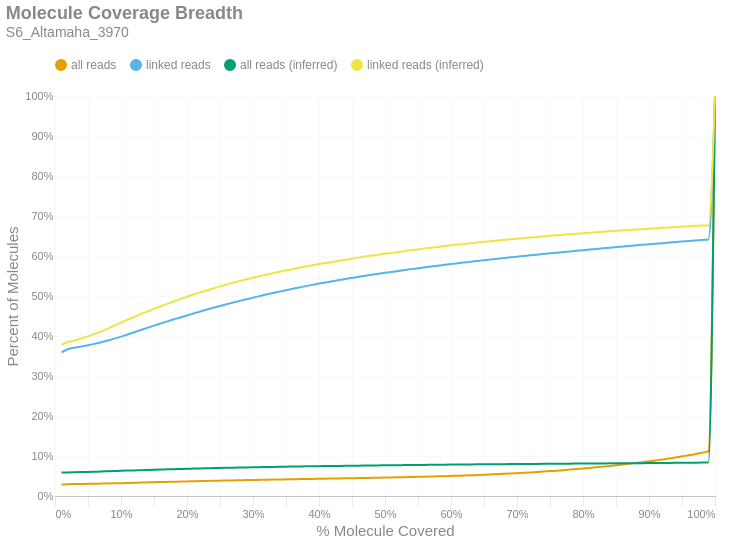

Here is the notebook cell this chart was saved with:
### Markdown cell above
### Molecule Read Coverage
This chart shows molecule coverage breadth as computed by the number of bases aligned to that molecule. In other words, "*how much of each unique long molecule is actually sequenced/aligned?*" Keep in mind there is a distinction between sequences and alignments, since some sequences belonging to a particular molecule may not align well and wouldn't appear in the alignment data. This chart also shows molecule coverage breadth as computed by the *inferred fragment* from which the aligned sequences originate. Unlike read coverage, this calculation takes into account the total insert size, including unsequenced gaps between the forward and reverse reads. Like the previous figures, these are cumulative percents.

### Code cell
if SKIPLR:
    print_html(f"Skipped")
else:
    binned_df = consolidated_hist(valids['coverage_bp'], mask, 0.01, True)
    binned_df_inf = consolidated_hist(valids['coverage_inserts'], mask, 0.01, True)
    binned_df = binned_df.with_columns(pl.lit(binned_df_inf['all reads (cumsum)']).alias('all reads (inferred)'))
    binned_df = binned_df.with_columns(pl.lit(binned_df_inf['linked reads (cumsum)']).alias('linked reads (inferred)'))
    binned_df = binned_df.with_columns(
        (pl.col('bin').cast(pl.Float64) + 0.01).alias('right_edge')
    )

    with SafeRender(binned_df):
        (
            density_plot(binned_df, 'Molecule Coverage Breadth', samplename, 'molcov', ['all reads (inferred)','linked reads (inferred)'])
            .encode(
                #x=alt.X('bin:Q', title="% Molecule Covered").axis(format = '%').scale(padding=0),
                x=alt.X('right_edge:Q', title="% Molecule Covered").axis(format='%').scale(padding=0),
                y=alt.Y('value:Q', title='Percent of Molecules')
                    .axis(format='%')
                    .stack(False)
                    .scale(domainMin=0, padding=0),
                color=alt.Color("key:N").scale(domain = ["all reads", "linked reads", "all reads (inferred)", "linked reads (inferred)"]),
                tooltip = [
                    alt.Tooltip("key:N", title = "Data Type"),
                    alt.Tooltip("range_label:N", title="% Molecule Covered"),
                    alt.Tooltip("value:Q", format = ".2%", title="% Molecules")
                ]
            )
        ).display()

### Figure 1 — Vega-Lite specification as saved in the notebook (floating-point values rounded to 4 significant figures)
{"width": "container", "height": 400, "config": {"title": {"anchor": "start", "dy": -15, "fontSize": 18, "color": "#888888", "subtitleColor": "#888888", "subtitleFontSize": 14}, "arc": {"fill": "#0072B2"}, "axis": {"domainColor": "#888888", "domainWidth": 0.5, "gridWidth": 0.2, "grid": false, "titleFontWeight": 400, "titleFontSize": 15, "labelFontSize": 11, "labelColor": "#888888", "tickColor": "#888888", "tickWidth": 0.2, "titleColor": "#888888"}, "axisBand": {"grid": false}, "axisX": {"grid": true, "tickSize": 10, "domainCap": "round"}, "axisY": {"domain": false, "grid": true, "tickSize": 0, "domainCap": "round"}, "background": "transparent", "header": {"labelFontSize": 15, "labelColor": "#888888", "titleFontSize": 15, "titleFontWeight": 600, "titleColor": "#888888"}, "legend": {"labelFont": "sans-serif", "labelFontSize": 12, "labelColor": "#888888", "symbolSize": 100, "symbolType": "circle", "titleFontSize": 12, "titlePadding": 10, "titleColor": "#888888", "title": null, "orient": "top"}, "range": {"category": ["#E69F00", "#56B4E9", "#009E73", "#F0E442", "#0072B2", "#D55E00", "#CC79A7", "#000000"], "diverging": ["#cfe8f3", "#a2d4ec", "#73bfe2", "#46abdb", "#1696d2", "#12719e"]}, "area": {"fill": "#0072B2", "fillOpacity": 0.7, "line": true, "strokeOpacity": 0.7}, "line": {"color": "#0072B2", "stroke": "#0072B2", "strokeWidth": 2}, "trail": {"color": "#0072B2", "stroke": "#0072B2", "strokeWidth": 0, "size": 1}, "point": {"filled": true, "fillOpacity": 1.0, "size": 95}, "text": {"color": "#888888", "fontSize": 11, "align": "right", "fontWeight": 400, "size": 11}, "bar": {"fill": "#0072B2", "stroke": null}, "view": {"stroke": null, "continuousWidth": 660, "continuousHeight": 400}}, "data": {"name": "data-2b801f82ad683d34e4ba505c1c2d96f1"}, "mark": {"type": "line", "interpolate": "monotone", "point": {"opacity": 0, "size": 275}}, "encoding": {"color": {"field": "key", "scale": {"domain": ["all reads", "linked reads", "all reads (inferred)", "linked reads (inferred)"]}, "type": "nominal"}, "tooltip": [{"field": "key", "title": "Data Type", "type": "nominal"}, {"field": "range_label", "title": "% Molecule Covered", "type": "nominal"}, {"field": "value", "format": ".2%", "title": "% Molecules", "type": "quantitative"}], "x": {"axis": {"format": "%"}, "field": "right_edge", "scale": {"padding": 0}, "title": "% Molecule Covered", "type": "quantitative"}, "y": {"axis": {"format": "%"}, "field": "value", "scale": {"domainMin": 0, "padding": 0}, "stack": false, "title": "Percent of Molecules", "type": "quantitative"}}, "params": [{"name": "param_c36ac31b6afebe62", "select": {"type": "point", "fields": ["key"]}, "bind": "legend"}], "title": {"text": "Molecule Coverage Breadth", "subtitle": "S6_Altamaha_3970"}, "transform": [{"fold": ["all reads (cumsum)", "linked reads (cumsum)", "all reads (inferred)", "linked reads (inferred)"]}, {"calculate": "replace(datum.key, ' (cumsum)', '')", "as": "key"}, {"filter": {"param": "param_c36ac31b6afebe62"}}], "usermeta": {"embedOptions": {"downloadFileName": "S6_Altamaha_3970.molcov"}}, "$schema": "https://vega.github.io/schema/vega-lite/v6.1.0.json", "datasets": {"data-2b801f82ad683d34e4ba505c1c2d96f1": [{"bin": "0.0", "interval": "0.0-0.01", "all reads": 0.02881, "linked reads": 0.3591, "all reads (cumsum)": 0.02881, "linked reads (cumsum)": 0.3591, "range_label": "0.0-0.01", "all reads (inferred)": 0.05848, "linked reads (inferred)": 0.378, "right_edge": 0.01}, {"bin": "0.01", "interval": "0.01-0.02", "all reads": 0.000705, "linked reads": 0.008333, "all reads (cumsum)": 0.02951, "linked reads (cumsum)": 0.3675, "range_label": "0.01-0.02", "all reads (inferred)": 0.05904, "linked reads (inferred)": 0.3849, "right_edge": 0.02}, {"bin": "0.02", "interval": "0.02-0.03", "all reads": 0.0003131, "linked reads": 0.003543, "all reads (cumsum)": 0.02982, "linked reads (cumsum)": 0.371, "range_label": "0.02-0.03", "all reads (inferred)": 0.05938, "linked reads (inferred)": 0.3891, "right_edge": 0.03}, {"bin": "0.03", "interval": "0.03-0.04", "all reads": 0.0002507, "linked reads": 0.002833, "all reads (cumsum)": 0.03007, "linked reads (cumsum)": 0.3738, "range_label": "0.03-0.04", "all reads (inferred)": 0.05975, "linked reads (inferred)": 0.3938, "right_edge": 0.04}, {"bin": "0.04", "interval": "0.04-0.05", "all reads": 0.0002617, "linked reads": 0.003006, "all reads (cumsum)": 0.03034, "linked reads (cumsum)": 0.3769, "range_label": "0.04-0.05", "all reads (inferred)": 0.06018, "linked reads (inferred)": 0.3991, "right_edge": 0.05}, {"bin": "0.05", "interval": "0.05-0.06", "all reads": 0.0002966, "linked reads": 0.003413, "all reads (cumsum)": 0.03063, "linked reads (cumsum)": 0.3803, "range_label": "0.05-0.06", "all reads (inferred)": 0.06068, "linked reads (inferred)": 0.4052, "right_edge": 0.06}, {"bin": "0.06", "interval": "0.06-0.07", "all reads": 0.0003429, "linked reads": 0.004106, "all reads (cumsum)": 0.03098, "linked reads (cumsum)": 0.3844, "range_label": "0.06-0.07", "all reads (inferred)": 0.06118, "linked reads (inferred)": 0.4114, "right_edge": 0.07}, {"bin": "0.07", "interval": "0.07-0.08", "all reads": 0.0003607, "linked reads": 0.004348, "all reads (cumsum)": 0.03134, "linked reads (cumsum)": 0.3887, "range_label": "0.07-0.08", "all reads (inferred)": 0.06175, "linked reads (inferred)": 0.4185, "right_edge": 0.08}, {"bin": "0.08", "interval": "0.08-0.09", "all reads": 0.0003886, "linked reads": 0.004704, "all reads (cumsum)": 0.03173, "linked reads (cumsum)": 0.3934, "range_label": "0.08-0.09", "all reads (inferred)": 0.06234, "linked reads (inferred)": 0.4259, "right_edge": 0.09}, {"bin": "0.09", "interval": "0.09-0.1", "all reads": 0.0004154, "linked reads": 0.005015, "all reads (cumsum)": 0.03214, "linked reads (cumsum)": 0.3984, "range_label": "0.09-0.1", "all reads (inferred)": 0.06294, "linked reads (inferred)": 0.4335, "right_edge": 0.1}, {"bin": "0.1", "interval": "0.1-0.11", "all reads": 0.0004443, "linked reads": 0.005444, "all reads (cumsum)": 0.03259, "linked reads (cumsum)": 0.4039, "range_label": "0.1-0.11", "all reads (inferred)": 0.06352, "linked reads (inferred)": 0.4408, "right_edge": 0.11}, {"bin": "0.11", "interval": "0.11-0.12", "all reads": 0.0004459, "linked reads": 0.005492, "all reads (cumsum)": 0.03303, "linked reads (cumsum)": 0.4094, "range_label": "0.11-0.12", "all reads (inferred)": 0.06406, "linked reads (inferred)": 0.4476, "right_edge": 0.12}, {"bin": "0.12", "interval": "0.12-0.13", "all reads": 0.0004547, "linked reads": 0.005579, "all reads (cumsum)": 0.03349, "linked reads (cumsum)": 0.415, "range_label": "0.12-0.13", "all reads (inferred)": 0.06462, "linked reads (inferred)": 0.4546, "right_edge": 0.13}, {"bin": "0.13", "interval": "0.13-0.14", "all reads": 0.0004483, "linked reads": 0.005462, "all reads (cumsum)": 0.03393, "linked reads (cumsum)": 0.4204, "range_label": "0.13-0.14", "all reads (inferred)": 0.06515, "linked reads (inferred)": 0.4612, "right_edge": 0.14}, {"bin": "0.14", "interval": "0.14-0.15", "all reads": 0.0004533, "linked reads": 0.005618, "all reads (cumsum)": 0.03439, "linked reads (cumsum)": 0.426, "range_label": "0.14-0.15", "all reads (inferred)": 0.06567, "linked reads (inferred)": 0.4678, "right_edge": 0.15}, {"bin": "0.15", "interval": "0.15-0.16", "all reads": 0.0004218, "linked reads": 0.005228, "all reads (cumsum)": 0.03481, "linked reads (cumsum)": 0.4313, "range_label": "0.15-0.16", "all reads (inferred)": 0.06619, "linked reads (inferred)": 0.4744, "right_edge": 0.16}, {"bin": "0.16", "interval": "0.16-0.17", "all reads": 0.0004225, "linked reads": 0.005223, "all reads (cumsum)": 0.03523, "linked reads (cumsum)": 0.4365, "range_label": "0.16-0.17", "all reads (inferred)": 0.06665, "linked reads (inferred)": 0.4802, "right_edge": 0.17}, {"bin": "0.17", "interval": "0.17-0.18", "all reads": 0.0004231, "linked reads": 0.005219, "all reads (cumsum)": 0.03565, "linked reads (cumsum)": 0.4417, "range_label": "0.17-0.18", "all reads (inferred)": 0.06714, "linked reads (inferred)": 0.4864, "right_edge": 0.18}, {"bin": "0.18", "interval": "0.18-0.19", "all reads": 0.0003694, "linked reads": 0.004578, "all reads (cumsum)": 0.03602, "linked reads (cumsum)": 0.4463, "range_label": "0.18-0.19", "all reads (inferred)": 0.06761, "linked reads (inferred)": 0.4923, "right_edge": 0.19}, {"bin": "0.19", "interval": "0.19-0.2", "all reads": 0.0004147, "linked reads": 0.005111, "all reads (cumsum)": 0.03644, "linked reads (cumsum)": 0.4514, "range_label": "0.19-0.2", "all reads (inferred)": 0.06809, "linked reads (inferred)": 0.4983, "right_edge": 0.2}, {"bin": "0.2", "interval": "0.2-0.21", "all reads": 0.0003933, "linked reads": 0.004899, "all reads (cumsum)": 0.03683, "linked reads (cumsum)": 0.4563, "range_label": "0.2-0.21", "all reads (inferred)": 0.06851, "linked reads (inferred)": 0.5036, "right_edge": 0.21}, {"bin": "0.21", "interval": "0.21-0.22", "all reads": 0.0004097, "linked reads": 0.005024, "all reads (cumsum)": 0.03724, "linked reads (cumsum)": 0.4613, "range_label": "0.21-0.22", "all reads (inferred)": 0.06894, "linked reads (inferred)": 0.509, "right_edge": 0.22}, {"bin": "0.22", "interval": "0.22-0.23", "all reads": 0.0003819, "linked reads": 0.004738, "all reads (cumsum)": 0.03762, "linked reads (cumsum)": 0.4661, "range_label": "0.22-0.23", "all reads (inferred)": 0.06932, "linked reads (inferred)": 0.5138, "right_edge": 0.23}, {"bin": "0.23", "interval": "0.23-0.24", "all reads": 0.0003624, "linked reads": 0.004452, "all reads (cumsum)": 0.03799, "linked reads (cumsum)": 0.4705, "range_label": "0.23-0.24", "all reads (inferred)": 0.06972, "linked reads (inferred)": 0.5189, "right_edge": 0.24}, {"bin": "0.24", "interval": "0.24-0.25", "all reads": 0.0003543, "linked reads": 0.004353, "all reads (cumsum)": 0.03834, "linked reads (cumsum)": 0.4749, "range_label": "0.24-0.25", "all reads (inferred)": 0.07013, "linked reads (inferred)": 0.524, "right_edge": 0.25}, {"bin": "0.25", "interval": "0.25-0.26", "all reads": 0.0003657, "linked reads": 0.00453, "all reads (cumsum)": 0.03871, "linked reads (cumsum)": 0.4794, "range_label": "0.25-0.26", "all reads (inferred)": 0.07049, "linked reads (inferred)": 0.5285, "right_edge": 0.26}, {"bin": "0.26", "interval": "0.26-0.27", "all reads": 0.0003433, "linked reads": 0.004232, "all reads (cumsum)": 0.03905, "linked reads (cumsum)": 0.4836, "range_label": "0.26-0.27", "all reads (inferred)": 0.07086, "linked reads (inferred)": 0.5332, "right_edge": 0.27}, {"bin": "0.27", "interval": "0.27-0.28", "all reads": 0.0003463, "linked reads": 0.00424, "all reads (cumsum)": 0.0394, "linked reads (cumsum)": 0.4879, "range_label": "0.27-0.28", "all reads (inferred)": 0.0712, "linked reads (inferred)": 0.5375, "right_edge": 0.28}, {"bin": "0.28", "interval": "0.28-0.29", "all reads": 0.0003332, "linked reads": 0.00405, "all reads (cumsum)": 0.03973, "linked reads (cumsum)": 0.4919, "range_label": "0.28-0.29", "all reads (inferred)": 0.07153, "linked reads (inferred)": 0.5417, "right_edge": 0.29}, {"bin": "0.29", "interval": "0.29-0.3", "all reads": 0.0003359, "linked reads": 0.004058, "all reads (cumsum)": 0.04006, "linked reads (cumsum)": 0.496, "range_label": "0.29-0.3", "all reads (inferred)": 0.07185, "linked reads (inferred)": 0.5456, "right_edge": 0.3}, {"bin": "0.3", "interval": "0.3-0.31", "all reads": 0.0003127, "linked reads": 0.003681, "all reads (cumsum)": 0.04038, "linked reads (cumsum)": 0.4997, "range_label": "0.3-0.31", "all reads (inferred)": 0.07215, "linked reads (inferred)": 0.5494, "right_edge": 0.31}, {"bin": "0.31", "interval": "0.31-0.32", "all reads": 0.0003325, "linked reads": 0.004037, "all reads (cumsum)": 0.04071, "linked reads (cumsum)": 0.5037, "range_label": "0.31-0.32", "all reads (inferred)": 0.07246, "linked reads (inferred)": 0.5534, "right_edge": 0.32}, {"bin": "0.32", "interval": "0.32-0.33", "all reads": 0.0003141, "linked reads": 0.003742, "all reads (cumsum)": 0.04102, "linked reads (cumsum)": 0.5074, "range_label": "0.32-0.33", "all reads (inferred)": 0.07275, "linked reads (inferred)": 0.557, "right_edge": 0.33}, {"bin": "0.33", "interval": "0.33-0.34", "all reads": 0.000296, "linked reads": 0.003482, "all reads (cumsum)": 0.04132, "linked reads (cumsum)": 0.5109, "range_label": "0.33-0.34", "all reads (inferred)": 0.07303, "linked reads (inferred)": 0.5605, "right_edge": 0.34}, {"bin": "0.34", "interval": "0.34-0.35", "all reads": 0.0002993, "linked reads": 0.003426, "all reads (cumsum)": 0.04162, "linked reads (cumsum)": 0.5143, "range_label": "0.34-0.35", "all reads (inferred)": 0.0733, "linked reads (inferred)": 0.5639, "right_edge": 0.35}, {"bin": "0.35", "interval": "0.35-0.36", "all reads": 0.000302, "linked reads": 0.003543, "all reads (cumsum)": 0.04192, "linked reads (cumsum)": 0.5179, "range_label": "0.35-0.36", "all reads (inferred)": 0.07357, "linked reads (inferred)": 0.5673, "right_edge": 0.36}, {"bin": "0.36", "interval": "0.36-0.37", "all reads": 0.0002986, "linked reads": 0.003452, "all reads (cumsum)": 0.04222, "linked reads (cumsum)": 0.5213, "range_label": "0.36-0.37", "all reads (inferred)": 0.07383, "linked reads (inferred)": 0.5705, "right_edge": 0.37}, {"bin": "0.37", "interval": "0.37-0.38", "all reads": 0.0002983, "linked reads": 0.003396, "all reads (cumsum)": 0.04252, "linked reads (cumsum)": 0.5247, "range_label": "0.37-0.38", "all reads (inferred)": 0.07409, "linked reads (inferred)": 0.5738, "right_edge": 0.38}, {"bin": "0.38", "interval": "0.38-0.39", "all reads": 0.0002795, "linked reads": 0.003092, "all reads (cumsum)": 0.0428, "linked reads (cumsum)": 0.5278, "range_label": "0.38-0.39", "all reads (inferred)": 0.07433, "linked reads (inferred)": 0.5768, "right_edge": 0.39}, {"bin": "0.39", "interval": "0.39-0.4", "all reads": 0.0002933, "linked reads": 0.003201, "all reads (cumsum)": 0.04309, "linked reads (cumsum)": 0.531, "range_label": "0.39-0.4", "all reads (inferred)": 0.07458, "linked reads (inferred)": 0.5798, "right_edge": 0.4}, {"bin": "0.4", "interval": "0.4-0.41", "all reads": 0.0002792, "linked reads": 0.002937, "all reads (cumsum)": 0.04337, "linked reads (cumsum)": 0.534, "range_label": "0.4-0.41", "all reads (inferred)": 0.0748, "linked reads (inferred)": 0.5826, "right_edge": 0.41}, {"bin": "0.41", "interval": "0.41-0.42", "all reads": 0.0002564, "linked reads": 0.002768, "all reads (cumsum)": 0.04363, "linked reads (cumsum)": 0.5367, "range_label": "0.41-0.42", "all reads (inferred)": 0.07501, "linked reads (inferred)": 0.5852, "right_edge": 0.42}, {"bin": "0.42", "interval": "0.42-0.43", "all reads": 0.000297, "linked reads": 0.003006, "all reads (cumsum)": 0.04392, "linked reads (cumsum)": 0.5397, "range_label": "0.42-0.43", "all reads (inferred)": 0.07524, "linked reads (inferred)": 0.588, "right_edge": 0.43}, {"bin": "0.43", "interval": "0.43-0.44", "all reads": 0.0002976, "linked reads": 0.00282, "all reads (cumsum)": 0.04422, "linked reads (cumsum)": 0.5426, "range_label": "0.43-0.44", "all reads (inferred)": 0.07546, "linked reads (inferred)": 0.5907, "right_edge": 0.44}, {"bin": "0.44", "interval": "0.44-0.45", "all reads": 0.0002993, "linked reads": 0.00288, "all reads (cumsum)": 0.04452, "linked reads (cumsum)": 0.5454, "range_label": "0.44-0.45", "all reads (inferred)": 0.07567, "linked reads (inferred)": 0.5932, "right_edge": 0.45}, {"bin": "0.45", "interval": "0.45-0.46", "all reads": 0.0002832, "linked reads": 0.002551, "all reads (cumsum)": 0.0448, "linked reads (cumsum)": 0.548, "range_label": "0.45-0.46", "all reads (inferred)": 0.07589, "linked reads (inferred)": 0.5959, "right_edge": 0.46}, {"bin": "0.46", "interval": "0.46-0.47", "all reads": 0.000296, "linked reads": 0.00256, "all reads (cumsum)": 0.0451, "linked reads (cumsum)": 0.5505, "range_label": "0.46-0.47", "all reads (inferred)": 0.0761, "linked reads (inferred)": 0.5985, "right_edge": 0.47}, {"bin": "0.47", "interval": "0.47-0.48", "all reads": 0.0003131, "linked reads": 0.002629, "all reads (cumsum)": 0.04541, "linked reads (cumsum)": 0.5532, "range_label": "0.47-0.48", "all reads (inferred)": 0.07631, "linked reads (inferred)": 0.601, "right_edge": 0.48}, {"bin": "0.48", "interval": "0.48-0.49", "all reads": 0.0003225, "linked reads": 0.002417, "all reads (cumsum)": 0.04574, "linked reads (cumsum)": 0.5556, "range_label": "0.48-0.49", "all reads (inferred)": 0.0765, "linked reads (inferred)": 0.6033, "right_edge": 0.49}, {"bin": "0.49", "interval": "0.49-0.5", "all reads": 0.0003194, "linked reads": 0.002326, "all reads (cumsum)": 0.04605, "linked reads (cumsum)": 0.5579, "range_label": "0.49-0.5", "all reads (inferred)": 0.0767, "linked reads (inferred)": 0.6057, "right_edge": 0.5}, {"bin": "0.5", "interval": "0.5-0.51", "all reads": 0.000303, "linked reads": 0.002257, "all reads (cumsum)": 0.04636, "linked reads (cumsum)": 0.5602, "range_label": "0.5-0.51", "all reads (inferred)": 0.07687, "linked reads (inferred)": 0.6078, "right_edge": 0.51}, {"bin": "0.51", "interval": "0.51-0.52", "all reads": 0.0003621, "linked reads": 0.002451, "all reads (cumsum)": 0.04672, "linked reads (cumsum)": 0.5626, "range_label": "0.51-0.52", "all reads (inferred)": 0.07706, "linked reads (inferred)": 0.6101, "right_edge": 0.52}, {"bin": "0.52", "interval": "0.52-0.53", "all reads": 0.0003584, "linked reads": 0.0023, "all reads (cumsum)": 0.04708, "linked reads (cumsum)": 0.5649, "range_label": "0.52-0.53", "all reads (inferred)": 0.07725, "linked reads (inferred)": 0.6123, "right_edge": 0.53}, {"bin": "0.53", "interval": "0.53-0.54", "all reads": 0.0003959, "linked reads": 0.00227, "all reads (cumsum)": 0.04747, "linked reads (cumsum)": 0.5672, "range_label": "0.53-0.54", "all reads (inferred)": 0.07743, "linked reads (inferred)": 0.6144, "right_edge": 0.54}, {"bin": "0.54", "interval": "0.54-0.55", "all reads": 0.0003936, "linked reads": 0.002166, "all reads (cumsum)": 0.04787, "linked reads (cumsum)": 0.5694, "range_label": "0.54-0.55", "all reads (inferred)": 0.0776, "linked reads (inferred)": 0.6165, "right_edge": 0.55}, {"bin": "0.55", "interval": "0.55-0.56", "all reads": 0.0004379, "linked reads": 0.002231, "all reads (cumsum)": 0.04831, "linked reads (cumsum)": 0.5716, "range_label": "0.55-0.56", "all reads (inferred)": 0.07778, "linked reads (inferred)": 0.6186, "right_edge": 0.56}, {"bin": "0.56", "interval": "0.56-0.57", "all reads": 0.0004463, "linked reads": 0.001992, "all reads (cumsum)": 0.04875, "linked reads (cumsum)": 0.5736, "range_label": "0.56-0.57", "all reads (inferred)": 0.07796, "linked reads (inferred)": 0.6208, "right_edge": 0.57}, {"bin": "0.57", "interval": "0.57-0.58", "all reads": 0.0004503, "linked reads": 0.002231, "all reads (cumsum)": 0.0492, "linked reads (cumsum)": 0.5758, "range_label": "0.57-0.58", "all reads (inferred)": 0.07812, "linked reads (inferred)": 0.6227, "right_edge": 0.58}, {"bin": "0.58", "interval": "0.58-0.59", "all reads": 0.0004855, "linked reads": 0.002049, "all reads (cumsum)": 0.04969, "linked reads (cumsum)": 0.5779, "range_label": "0.58-0.59", "all reads (inferred)": 0.07829, "linked reads (inferred)": 0.6247, "right_edge": 0.59}, {"bin": "0.59", "interval": "0.59-0.6", "all reads": 0.0005204, "linked reads": 0.002079, "all reads (cumsum)": 0.05021, "linked reads (cumsum)": 0.5799, "range_label": "0.59-0.6", "all reads (inferred)": 0.07846, "linked reads (inferred)": 0.6267, "right_edge": 0.6}, {"bin": "0.6", "interval": "0.6-0.61", "all reads": 0.0005318, "linked reads": 0.001945, "all reads (cumsum)": 0.05074, "linked reads (cumsum)": 0.5819, "range_label": "0.6-0.61", "all reads (inferred)": 0.07861, "linked reads (inferred)": 0.6285, "right_edge": 0.61}, {"bin": "0.61", "interval": "0.61-0.62", "all reads": 0.0005691, "linked reads": 0.001901, "all reads (cumsum)": 0.05131, "linked reads (cumsum)": 0.5838, "range_label": "0.61-0.62", "all reads (inferred)": 0.07876, "linked reads (inferred)": 0.6303, "right_edge": 0.62}, {"bin": "0.62", "interval": "0.62-0.63", "all reads": 0.0006234, "linked reads": 0.001936, "all reads (cumsum)": 0.05193, "linked reads (cumsum)": 0.5857, "range_label": "0.62-0.63", "all reads (inferred)": 0.07892, "linked reads (inferred)": 0.632, "right_edge": 0.63}, {"bin": "0.63", "interval": "0.63-0.64", "all reads": 0.0006265, "linked reads": 0.001858, "all reads (cumsum)": 0.05256, "linked reads (cumsum)": 0.5876, "range_label": "0.63-0.64", "all reads (inferred)": 0.07907, "linked reads (inferred)": 0.6338, "right_edge": 0.64}, {"bin": "0.64", "interval": "0.64-0.65", "all reads": 0.000662, "linked reads": 0.001927, "all reads (cumsum)": 0.05322, "linked reads (cumsum)": 0.5895, "range_label": "0.64-0.65", "all reads (inferred)": 0.07921, "linked reads (inferred)": 0.6354, "right_edge": 0.65}, {"bin": "0.65", "interval": "0.65-0.66", "all reads": 0.0007147, "linked reads": 0.001797, "all reads (cumsum)": 0.05394, "linked reads (cumsum)": 0.5913, "range_label": "0.65-0.66", "all reads (inferred)": 0.07935, "linked reads (inferred)": 0.6371, "right_edge": 0.66}, {"bin": "0.66", "interval": "0.66-0.67", "all reads": 0.0007238, "linked reads": 0.001849, "all reads (cumsum)": 0.05466, "linked reads (cumsum)": 0.5932, "range_label": "0.66-0.67", "all reads (inferred)": 0.07949, "linked reads (inferred)": 0.6386, "right_edge": 0.67}, {"bin": "0.67", "interval": "0.67-0.68", "all reads": 0.0007768, "linked reads": 0.001616, "all reads (cumsum)": 0.05544, "linked reads (cumsum)": 0.5948, "range_label": "0.67-0.68", "all reads (inferred)": 0.07963, "linked reads (inferred)": 0.6402, "right_edge": 0.68}, {"bin": "0.68", "interval": "0.68-0.69", "all reads": 0.0008332, "linked reads": 0.001841, "all reads (cumsum)": 0.05627, "linked reads (cumsum)": 0.5966, "range_label": "0.68-0.69", "all reads (inferred)": 0.07976, "linked reads (inferred)": 0.6417, "right_edge": 0.69}, {"bin": "0.69", "interval": "0.69-0.7", "all reads": 0.0009023, "linked reads": 0.001711, "all reads (cumsum)": 0.05717, "linked reads (cumsum)": 0.5983, "range_label": "0.69-0.7", "all reads (inferred)": 0.0799, "linked reads (inferred)": 0.6432, "right_edge": 0.7}, {"bin": "0.7", "interval": "0.7-0.71", "all reads": 0.0008922, "linked reads": 0.001719, "all reads (cumsum)": 0.05806, "linked reads (cumsum)": 0.6, "range_label": "0.7-0.71", "all reads (inferred)": 0.08002, "linked reads (inferred)": 0.6446, "right_edge": 0.71}, {"bin": "0.71", "interval": "0.71-0.72", "all reads": 0.0009717, "linked reads": 0.001741, "all reads (cumsum)": 0.05904, "linked reads (cumsum)": 0.6018, "range_label": "0.71-0.72", "all reads (inferred)": 0.08015, "linked reads (inferred)": 0.6462, "right_edge": 0.72}, {"bin": "0.72", "interval": "0.72-0.73", "all reads": 0.001019, "linked reads": 0.001629, "all reads (cumsum)": 0.06005, "linked reads (cumsum)": 0.6034, "range_label": "0.72-0.73", "all reads (inferred)": 0.08028, "linked reads (inferred)": 0.6476, "right_edge": 0.73}, {"bin": "0.73", "interval": "0.73-0.74", "all reads": 0.001057, "linked reads": 0.001784, "all reads (cumsum)": 0.06111, "linked reads (cumsum)": 0.6052, "range_label": "0.73-0.74", "all reads (inferred)": 0.08041, "linked reads (inferred)": 0.6491, "right_edge": 0.74}, {"bin": "0.74", "interval": "0.74-0.75", "all reads": 0.001171, "linked reads": 0.001672, "all reads (cumsum)": 0.06228, "linked reads (cumsum)": 0.6069, "range_label": "0.74-0.75", "all reads (inferred)": 0.08055, "linked reads (inferred)": 0.6505, "right_edge": 0.75}, {"bin": "0.75", "interval": "0.75-0.76", "all reads": 0.001142, "linked reads": 0.001442, "all reads (cumsum)": 0.06342, "linked reads (cumsum)": 0.6083, "range_label": "0.75-0.76", "all reads (inferred)": 0.08066, "linked reads (inferred)": 0.6517, "right_edge": 0.76}, {"bin": "0.76", "interval": "0.76-0.77", "all reads": 0.001245, "linked reads": 0.001546, "all reads (cumsum)": 0.06467, "linked reads (cumsum)": 0.6099, "range_label": "0.76-0.77", "all reads (inferred)": 0.08079, "linked reads (inferred)": 0.6532, "right_edge": 0.77}, {"bin": "0.77", "interval": "0.77-0.78", "all reads": 0.001304, "linked reads": 0.001555, "all reads (cumsum)": 0.06597, "linked reads (cumsum)": 0.6114, "range_label": "0.77-0.78", "all reads (inferred)": 0.08091, "linked reads (inferred)": 0.6545, "right_edge": 0.78}, {"bin": "0.78", "interval": "0.78-0.79", "all reads": 0.001357, "linked reads": 0.001624, "all reads (cumsum)": 0.06733, "linked reads (cumsum)": 0.613, "range_label": "0.78-0.79", "all reads (inferred)": 0.08103, "linked reads (inferred)": 0.6558, "right_edge": 0.79}, {"bin": "0.79", "interval": "0.79-0.8", "all reads": 0.0015, "linked reads": 0.001516, "all reads (cumsum)": 0.06883, "linked reads (cumsum)": 0.6145, "range_label": "0.79-0.8", "all reads (inferred)": 0.08115, "linked reads (inferred)": 0.6571, "right_edge": 0.8}, {"bin": "0.8", "interval": "0.8-0.81", "all reads": 0.001401, "linked reads": 0.001473, "all reads (cumsum)": 0.07023, "linked reads (cumsum)": 0.616, "range_label": "0.8-0.81", "all reads (inferred)": 0.08126, "linked reads (inferred)": 0.6583, "right_edge": 0.81}, {"bin": "0.81", "interval": "0.81-0.82", "all reads": 0.001562, "linked reads": 0.001538, "all reads (cumsum)": 0.07179, "linked reads (cumsum)": 0.6176, "range_label": "0.81-0.82", "all reads (inferred)": 0.08137, "linked reads (inferred)": 0.6594, "right_edge": 0.82}, {"bin": "0.82", "interval": "0.82-0.83", "all reads": 0.001641, "linked reads": 0.001637, "all reads (cumsum)": 0.07343, "linked reads (cumsum)": 0.6192, "range_label": "0.82-0.83", "all reads (inferred)": 0.0815, "linked reads (inferred)": 0.6607, "right_edge": 0.83}, {"bin": "0.83", "interval": "0.83-0.84", "all reads": 0.001693, "linked reads": 0.001473, "all reads (cumsum)": 0.07513, "linked reads (cumsum)": 0.6207, "range_label": "0.83-0.84", "all reads (inferred)": 0.08162, "linked reads (inferred)": 0.6618, "right_edge": 0.84}, {"bin": "0.84", "interval": "0.84-0.85", "all reads": 0.001754, "linked reads": 0.001577, "all reads (cumsum)": 0.07688, "linked reads (cumsum)": 0.6222, "range_label": "0.84-0.85", "all reads (inferred)": 0.08172, "linked reads (inferred)": 0.6628, "right_edge": 0.85}, {"bin": "0.85", "interval": "0.85-0.86", "all reads": 0.001868, "linked reads": 0.001451, "all reads (cumsum)": 0.07875, "linked reads (cumsum)": 0.6237, "range_label": "0.85-0.86", "all reads (inferred)": 0.08183, "linked reads (inferred)": 0.6639, "right_edge": 0.86}, {"bin": "0.86", "interval": "0.86-0.87", "all reads": 0.001888, "linked reads": 0.001421, "all reads (cumsum)": 0.08064, "linked reads (cumsum)": 0.6251, "range_label": "0.86-0.87", "all reads (inferred)": 0.08195, "linked reads (inferred)": 0.6651, "right_edge": 0.87}, {"bin": "0.87", "interval": "0.87-0.88", "all reads": 0.002007, "linked reads": 0.001529, "all reads (cumsum)": 0.08264, "linked reads (cumsum)": 0.6266, "range_label": "0.87-0.88", "all reads (inferred)": 0.08206, "linked reads (inferred)": 0.6661, "right_edge": 0.88}, {"bin": "0.88", "interval": "0.88-0.89", "all reads": 0.002039, "linked reads": 0.001325, "all reads (cumsum)": 0.08468, "linked reads (cumsum)": 0.628, "range_label": "0.88-0.89", "all reads (inferred)": 0.08218, "linked reads (inferred)": 0.6672, "right_edge": 0.89}, {"bin": "0.89", "interval": "0.89-0.9", "all reads": 0.002148, "linked reads": 0.001364, "all reads (cumsum)": 0.08683, "linked reads (cumsum)": 0.6293, "range_label": "0.89-0.9", "all reads (inferred)": 0.08231, "linked reads (inferred)": 0.6684, "right_edge": 0.9}, {"bin": "0.9", "interval": "0.9-0.91", "all reads": 0.002149, "linked reads": 0.00136, "all reads (cumsum)": 0.08898, "linked reads (cumsum)": 0.6307, "range_label": "0.9-0.91", "all reads (inferred)": 0.08243, "linked reads (inferred)": 0.6694, "right_edge": 0.91}, {"bin": "0.91", "interval": "0.91-0.92", "all reads": 0.002512, "linked reads": 0.00139, "all reads (cumsum)": 0.09149, "linked reads (cumsum)": 0.6321, "range_label": "0.91-0.92", "all reads (inferred)": 0.08257, "linked reads (inferred)": 0.6704, "right_edge": 0.92}, {"bin": "0.92", "interval": "0.92-0.93", "all reads": 0.002277, "linked reads": 0.001429, "all reads (cumsum)": 0.09377, "linked reads (cumsum)": 0.6335, "range_label": "0.92-0.93", "all reads (inferred)": 0.0827, "linked reads (inferred)": 0.6715, "right_edge": 0.93}, {"bin": "0.93", "interval": "0.93-0.94", "all reads": 0.002473, "linked reads": 0.001356, "all reads (cumsum)": 0.09624, "linked reads (cumsum)": 0.6349, "range_label": "0.93-0.94", "all reads (inferred)": 0.08284, "linked reads (inferred)": 0.6724, "right_edge": 0.94}, {"bin": "0.94", "interval": "0.94-0.95", "all reads": 0.002869, "linked reads": 0.001364, "all reads (cumsum)": 0.09911, "linked reads (cumsum)": 0.6362, "range_label": "0.94-0.95", "all reads (inferred)": 0.08299, "linked reads (inferred)": 0.6734, "right_edge": 0.95}, {"bin": "0.95", "interval": "0.95-0.96", "all reads": 0.00249, "linked reads": 0.001325, "all reads (cumsum)": 0.1016, "linked reads (cumsum)": 0.6376, "range_label": "0.95-0.96", "all reads (inferred)": 0.08317, "linked reads (inferred)": 0.6744, "right_edge": 0.96}, {"bin": "0.96", "interval": "0.96-0.97", "all reads": 0.002908, "linked reads": 0.001282, "all reads (cumsum)": 0.1045, "linked reads (cumsum)": 0.6388, "range_label": "0.96-0.97", "all reads (inferred)": 0.08333, "linked reads (inferred)": 0.6753, "right_edge": 0.97}, {"bin": "0.97", "interval": "0.97-0.98", "all reads": 0.003617, "linked reads": 0.001334, "all reads (cumsum)": 0.1081, "linked reads (cumsum)": 0.6402, "range_label": "0.97-0.98", "all reads (inferred)": 0.08358, "linked reads (inferred)": 0.676, "right_edge": 0.98}, {"bin": "0.98", "interval": "0.98-0.99", "all reads": 0.003495, "linked reads": 0.001243, "all reads (cumsum)": 0.1116, "linked reads (cumsum)": 0.6414, "range_label": "0.98-0.99", "all reads (inferred)": 0.084, "linked reads (inferred)": 0.6763, "right_edge": 0.99}, {"bin": "0.99", "interval": "0.99-1.0", "all reads": 0.8884, "linked reads": 0.3586, "all reads (cumsum)": 1.0, "linked reads (cumsum)": 1.0, "range_label": "0.99-1.0", "all reads (inferred)": 1.0, "linked reads (inferred)": 1.0, "right_edge": 1.0}]}}
